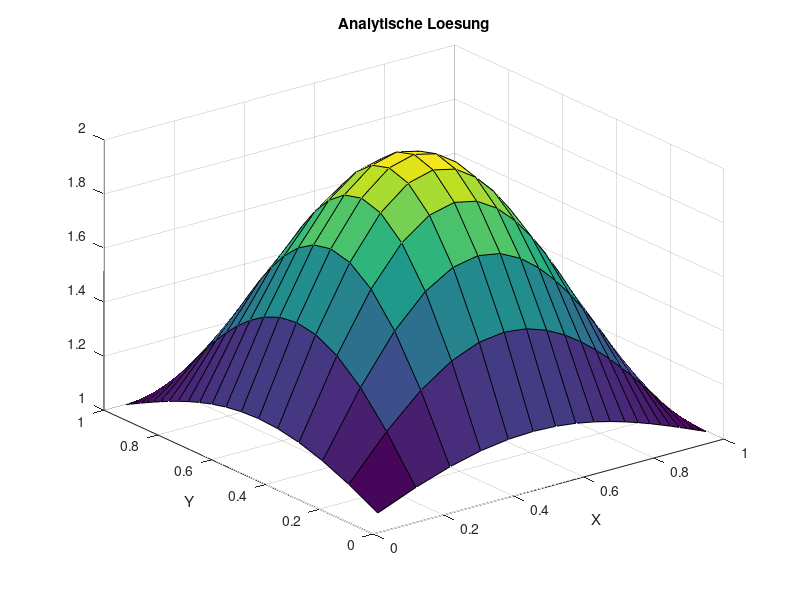
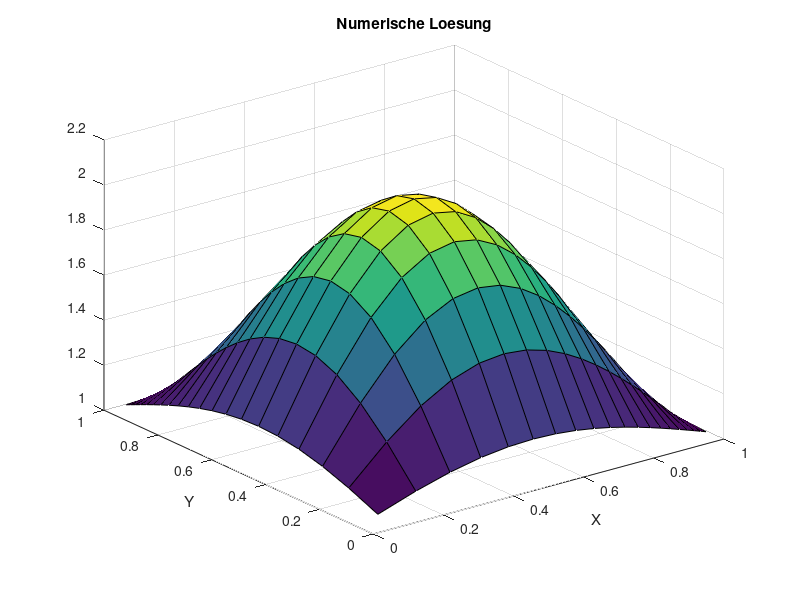
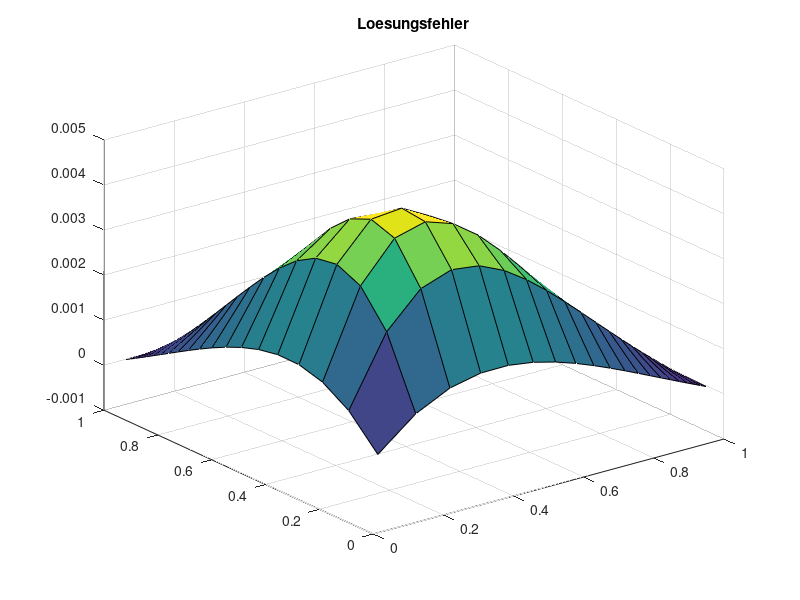
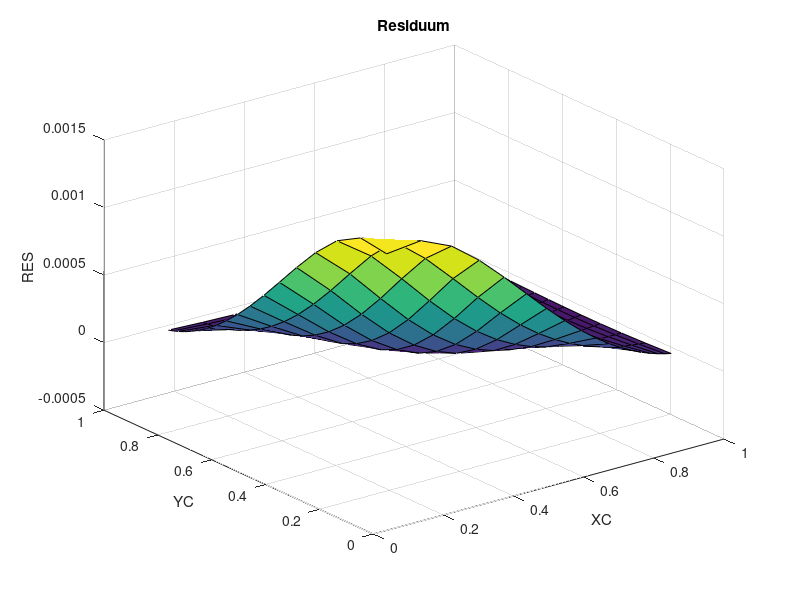

Recreate these plots in MATLAB, in order.
clc
clear all
close all

SOL=@(x,y) sin(pi*x)*sin(pi*y)+1;
MSOL=@(x,y) -2*pi^2*sin(pi*x)*sin(pi*y);
%SOL=@(x,y) sin(pi/2*x)*sin(pi/2*y);
%MSOL=@(x,y) -1*pi^2/2*sin(pi/2*x)*sin(pi/2*y);

DIF=1.0;
XMIN=0.0;
XMAX=1.0;
YMIN=0.0;
YMAX=1.0;
ALPHAX=0.9;
ALPHAY=0.9;
N=20; % KV's in einer Koordinatenrichtung, macht N^2 KV gesamt
NN=N*N;


X = zeros(1,N+1);
for I=1:N+1
  X(I) = XMIN + (ALPHAX^(I-1)-1)/(ALPHAX^N-1)*(XMAX-XMIN);
end

Y = zeros(1,N+1);
for I=1:N+1
  Y(I) = YMIN + (ALPHAY^(I-1)-1)/(ALPHAY^N-1)*(YMAX-YMIN);
end

%NDIVS = 3;
%% N halbieren
%for j=1:NDIVS
%idx =1;
%X2=0;
%for i=1:length(X)+1
  %if mod(i, 2)==1
    %X2(idx)=X(i);
    %idx=idx+1;
  %end
%end
%X=X2;
%N=length(X)-1;
%end

%for j=1:NDIVS
%idx =1;
%Y2=0;
%for i=1:length(Y)+1
  %if mod(i, 2)==1
    %Y2(idx)=Y(i);
    %idx=idx+1;
  %end
%end
%Y=Y2;
%N=length(Y)-1;
%end
%NN=N*N;

XC = (X(1:N)+X(2:N+1))/2;
YC = (Y(1:N)+Y(2:N+1))/2;
XCR = [XMIN, XC, XMAX];
YCR = [YMIN, YC, YMAX];

%%% ANALYTISCHE LÖSUNG
TA = zeros(N, N);
for I=1:N
  for J=1:N
    TA(I, J)=SOL(XC(I), YC(J));
  end
end

figure(1)
surf(XC, YC, TA');
title('Analytische Loesung')
xlabel('X')
ylabel('Y')

%%% FVM Lösung

% Randbedingungen
for I=1:N RBS(I)=SOL(XC(I), 0); end
for I=1:N RBN(I)=SOL(XC(I), 1); end
for I=1:N RBE(I)=SOL(1, YC(I)); end
for I=1:N RBW(I)=SOL(0, YC(I)); end

% Koeffizienten speichern
AP = zeros(N);
AE = zeros(N);
AN = zeros(N);
AW = zeros(N);
AS = zeros(N);

for I=1:N
  for J=1:N
    DX = X(I+1)-X(I);
    DY = Y(J+1)-Y(J);

    DXE = XCR(I+2)-XCR(I+1);
    DXW = XCR(I+1)-XCR(I);

    DYN = YCR(J+2)-YCR(J+1);
    DYS = YCR(J+1)-YCR(J);

    AE(I,J) = DIF*DY/DXE;
    AW(I,J) = DIF*DY/DXW;
    AN(I,J) = DIF*DX/DYN;
    AS(I,J) = DIF*DX/DYS;

    AP(I,J) = -AE(I,J)-AN(I,J)-AW(I,J)-AS(I,J);
  end
end

% Gesamtgleichungssystem aufstellen
A = zeros(NN);
b = zeros(NN, 1);

for J=1:N
  for I=1:N
    IDX = (J-1)*N + I;

    DX = X(I+1)-X(I);
    DY = Y(J+1)-Y(J);
    b(IDX) = MSOL(XC(I),YC(J))*DX*DY;

    % Hauptdiagonale
    A(IDX, IDX) = AP(I,J);

    % Westliche Nebendiagonale
    if mod(IDX,N)==1
      b(IDX) = b(IDX)-AW(I,J)*RBW(J);
    else
      A(IDX, IDX-1) = AW(I,J);
    end

    % Östliche Nebendiagonale
    if mod(IDX,N)==0
      b(IDX) = b(IDX)-AE(I,J)*RBE(J);
    else
      A(IDX, IDX+1) = AE(I,J);
    end

    % Nördliche Nebendiagonale
    if IDX > NN-N
      b(IDX) = b(IDX)-AN(I,J)*RBN(I);
    else
      A(IDX, IDX+N) = AN(I,J);
    end

    % Südliche Nebendiagonale
    if IDX <= N
      b(IDX) = b(IDX)-AS(I,J)*RBS(I);
    else
      A(IDX, IDX-N) = AS(I,J);
    end
  end
end

t=A\b;
T=reshape(t,N,N);

% mit Randwerten
T2 = zeros(N+2);
T2(2:N+1,2:N+1) = T;

figure(2)
surf(XC, YC, T');
title('Numerische Loesung')
xlabel('X')
ylabel('Y')


%%% Lösungsfehler berechnen
SERR=0.0;
ERR=zeros(N);
for I=1:N
  for J=1:N
    ERR(I,J)=T(I, J)-TA(I, J);
    SERR=SERR+ERR(I,J)^2;
  end
end
SERR=sqrt(SERR/NN);

figure(3)
surf(XC, YC, ERR');
title('Loesungsfehler')

fprintf('Summierter Fehler %16.10e NN=%g\n', SERR, NN);

%%% ORDNUNG  BESTIMMEN
ERR5=6.5277704659e-02;
ERR10=1.0773515741e-02;
ERR20=2.2555829695e-03;
ERR40=5.4229194964e-04;
op=log((ERR5)/(ERR10))/log(2);
fprintf('Ordnung des Verfahrens %16.10e \n',op  );
op=log((ERR10)/(ERR20))/log(2);
fprintf('Ordnung des Verfahrens %16.10e \n',op  );
op=log((ERR20)/(ERR40))/log(2);
fprintf('Ordnung des Verfahrens %16.10e \n',op  );



%%% RESIDUUM BERECHNEN
s=zeros(N);
for I=1:N
  for J=1:N
    s(I, J)=SOL(XC(I), YC(J));
  end
end

s=reshape(s, NN, 1);

RES=A*s-b;

RES2 = reshape(RES, N, N);

figure(4)
surf(XC(2:N-1), YC(2:N-1), [RES2(2:N-1,2:N-1)]');
%surf(XC, YC, RES2');

xlabel('XC')
ylabel('YC')
zlabel('RES')
title('Residuum')

%%% Truncation Error berechnen

% b ohne Randwerte
TERR=zeros(N);
b=zeros(N);
for I=1:N
  for J=1:N
    DX = X(I+1)-X(I);
    DY = Y(J+1)-Y(J);
    b(I,J) = MSOL(XC(I),YC(J))*DX*DY;
  end
end

% source term
TERRS=zeros(N);
for I=1:N
  for J=1:N
    % benötigte Werte zwischenspeichern
    XP=XCR(I+1);
    YP=YCR(J+1);
    Xe=X(I+1);
    Xw=X(I);
    Yn=Y(J+1);
    Ys=Y(J);

    DX = Xe-Xw;
    DY = Yn-Ys;
    fP = b(I,J);

    % west
    if I==1
      fE=b(I+1);
      XE=XCR(I+2);

      TERRS1 = 1/(6*DX)*((fE-fP)/(XE-XP)-(fP-RBW(J))/(XP-Xw))*((Xe-XP)^3-(Xw-XP)^3)*DY;
    % east
    elseif I==N
      fW=b(I-1);
      XW=XCR(I);

      TERRS1 = 1/(6*DX)*((RBE(J)-fP)/(Xe-XP)-(fP-fW)/(XP-XW))*((Xe-XP)^3-(Xw-XP)^3)*DY;
    % central
    else
      fE=b(I+1,J);
      XE=XCR(I+2);
      fW=b(I-1,J);
      XW=XCR(I);

      TERRS1 = 1/(6*DX)*((fE-fP)/(XE-XP) - (fP-fW)/(XP-XW))* ((Xe-XP)^3-(Xw-XP)^3)*DY;
    end

    % south
    if J==1
      fN=b(I,J+1);
      YN=YCR(J+2);

      TERRS2 = 1/(6*DY)*((fN-fP)/(YN-YP) - (fP-RBS(I))/(YP-Ys))* ((Yn-YP)^3 - (Ys-YP)^3)*DX;
    % west
    elseif J==N
      fS=b(I,J-1);
      YS=YCR(J);

      TERRS2 = 1/(6*DY)*((RBN(I)-fP)/(Yn-YP) - (fP-fS)/(YP-YS))* ((Yn-YP)^3 - (Ys-YP)^3)*DX;
    % central
    else
      fN=b(I,J+1);
      YN=YCR(J+2);
      fS=b(I,J-1);
      YS=YCR(J);

      TERRS2 = 1/(6*DY)*((fN-fP)/(YN-YP) - (fP-fS)/(YP-YS))* ((Yn-YP)^3 - (Ys-YP)^3)*DX;
    end

    TERRS(I,J) = TERRS1 + TERRS2;
  end
end

TERRDE=zeros(N);
TERRDW=zeros(N);
TERRDN=zeros(N);
TERRDS=zeros(N);
for I=1:N
  for J=1:N
    % benötigte Werte zwischenspeichern
    XP=XCR(I+1);
    YP=YCR(J+1);
    Xe=X(I+1);
    Xw=X(I);
    Yn=Y(J+1);
    Ys=Y(J);

    DX = Xe-Xw;
    DY = Yn-Ys;

    TP=T(I,J);

    % west
    if I==1
      XE=XCR(I+2);
      TE=T(I+1,J);
      Xee=X(I+2);

      XEE=XCR(I+3);
      TEE=T(I+2,J);

      De = (Xe-XP)/(XE-XP);
      Te = De * TE + (1-De) * TP;

      TERRDE(I,J) = 1/(2*(XE-XP))*((TEE-TP)/(XEE-XP)-(TE-RBW(J))/(XE-Xw))...
        * (((XP-Xe)^2-(XE-Xe)^2)/(XE-XP))...
        + (1/(Xee-Xe)*((TEE-TE)/(XEE-XE)-(TE-TP)/(XE-XP)) - 1/(Xe-Xw)*((TE-TP)/(XE-XP)-(TP-RBW(J))/(XP-Xw)))...
        * 1/(6*(XE-XP))*(((XP-Xe)^3-(XE-Xe)^3)/(XE-XP))...
        + (1/(Xee-Xe)*((TEE-TE)/(XEE-XE)-(TE-TP)/(XE-XP)) - 1/(Xe-Xw)*((TE-TP)/(XE-XP)-(TP-RBW(J))/(XP-Xw)))...
        * 1/(6*(XE-XP)) * ((Yn-YP)^3 - (Ys-YP)^3);

      TERRDW(I,J) = -1/2*((Te-RBW(J))/(Xe-Xw) - (TP-RBW(J))/(XP-Xw));

    % west +1
    elseif I==2
      XE=XCR(I+2);
      TE=T(I+1,J);
      Xee=X(I+2);

      XEE=XCR(I+3);
      TEE=T(I+2,J);

      XW=XCR(I);
      TW=T(I-1,J);
      Xww=X(I-1);

      TERRDE(I,J) = 1/(2*(XE-XP))*((TEE-TP)/(XEE-XP)-(TE-TW)/(XE-XW))...
        * (((XP-Xe)^2-(XE-Xe)^2)/(XE-XP))...
        + (1/(Xee-Xe)*((TEE-TE)/(XEE-XE)-(TE-TP)/(XE-XP)) - 1/(Xe-Xw)*((TE-TP)/(XE-XP)-(TP-TW)/(XP-XW)))...
        * 1/(6*(XE-XP))*(((XP-Xe)^3-(XE-Xe)^3)/(XE-XP))...
        + (1/(Xee-Xe)*((TEE-TE)/(XEE-XE)-(TE-TP)/(XE-XP)) - 1/(Xe-Xw)*((TE-TP)/(XE-XP)-(TP-TW)/(XP-XW)))...
        * 1/(6*(XE-XP)) * ((Yn-YP)^3 - (Ys-YP)^3);

      TERRDW(I,J) = 1/(2*(XP-XW))*((TE-TW)/(XE-XW)-(TP-RBW(J))/(XP-Xww))...
        * (((XW-Xw)^2-(XP-Xw)^2)/(XP-XW))...
        + (1/(Xe-Xw)*((TE-TP)/(XE-XP)-(TP-TW)/(XP-XW)) - 1/(Xw-Xww)*((TP-TW)/(XP-XW)-(TW-RBW(J))/(XW-Xww)))...
        * 1/(6*(XP-XW))*(((XW-Xw)^3-(XP-Xw)^3)/(XP-XW))...
        + (1/(Xe-Xw)*((TE-TP)/(XE-XP)-(TP-TW)/(XP-XW)) - 1/(Xw-Xww)*((TP-TW)/(XP-XW)-(TW-RBW(J))/(XW-Xww)))...
        * 1/(6*(XP-XW)) * ((Yn-YP)^3 - (Ys-YP)^3);

    % east -1
    elseif I==N-1
      XE=XCR(I+2);
      TE=T(I+1,J);
      Xee=X(I+2);

      XW=XCR(I);
      TW=T(I-1,J);
      Xww=X(I-1);

      XWW=XCR(I-1);
      TWW=T(I-2,J);

      TERRDE(I,J) = 1/(2*(XE-XP))*((RBE(J)-TP)/(Xee-XP)-(TE-TW)/(XE-XW))...
        * (((XP-Xe)^2-(XE-Xe)^2)/(XE-XP))...
        + (1/(Xee-Xe)*((RBE(J)-TE)/(Xee-XE)-(TE-TP)/(XE-XP)) - 1/(Xe-Xw)*((TE-TP)/(XE-XP)-(TP-TW)/(XP-XW)))...
        * 1/(6*(XE-XP))*(((XP-Xe)^3-(XE-Xe)^3)/(XE-XP))...
        + (1/(Xee-Xe)*((RBE(J)-TE)/(Xee-XE)-(TE-TP)/(XE-XP)) - 1/(Xe-Xw)*((TE-TP)/(XE-XP)-(TP-TW)/(XP-XW)))...
        * 1/(6*(XE-XP)) * ((Yn-YP)^3 - (Ys-YP)^3);

      TERRDW(I,J) = 1/(2*(XP-XW))*((TE-TW)/(XE-XW)-(TP-TWW)/(XP-XWW))...
        * (((XW-Xw)^2-(XP-Xw)^2)/(XP-XW))...
        + (1/(Xe-Xw)*((TE-TP)/(XE-XP)-(TP-TW)/(XP-XW)) - 1/(Xw-Xww)*((TP-TW)/(XP-XW)-(TW-TWW)/(XW-XWW)))...
        * 1/(6*(XP-XW))*(((XW-Xw)^3-(XP-Xw)^3)/(XP-XW))...
        + (1/(Xe-Xw)*((TE-TP)/(XE-XP)-(TP-TW)/(XP-XW)) - 1/(Xw-Xww)*((TP-TW)/(XP-XW)-(TW-TWW)/(XW-XWW)))...
        * 1/(6*(XP-XW)) * ((Yn-YP)^3 - (Ys-YP)^3);

    % east
    elseif I==N
      XW=XCR(I);
      TW=T(I-1,J);
      Xww=X(I-1);

      XWW=XCR(I-1);
      TWW=T(I-2,J);

      Dw = (XP-Xw)/(XP-XW);
      Tw = Dw * TW + (1-Dw)*TP;

      TERRDE(I,J) = 1/2*((RBE(J)-TP)/(Xe-XP) - (RBE(J)-Tw)/(Xe-Xw));

      TERRDW(I,J) = 1/(2*(XP-XW))*((RBE(J)-TW)/(Xe-XW)-(TP-TWW)/(XP-XWW))...
        * (((XW-Xw)^2-(XP-Xw)^2)/(XP-XW))...
        + (1/(Xe-Xw)*((RBE(J)-TP)/(Xe-XP)-(TP-TW)/(XP-XW)) - 1/(Xw-Xww)*((TP-TW)/(XP-XW)-(TW-TWW)/(XW-XWW)))...
        * 1/(6*(XP-XW))*(((XW-Xw)^3-(XP-Xw)^3)/(XP-XW))...
        + (1/(Xe-Xw)*((RBE(J)-TP)/(Xe-XP)-(TP-TW)/(XP-XW)) - 1/(Xw-Xww)*((TP-TW)/(XP-XW)-(TW-TWW)/(XW-XWW)))...
        * 1/(6*(XP-XW)) * ((Yn-YP)^3 - (Ys-YP)^3);

    else
      XW=XCR(I);
      TW=T(I-1,J);
      Xww=X(I-1);

      XE=XCR(I+2);
      TE=T(I+1,J);
      Xee=X(I+2);

      XWW=XCR(I-1);
      TWW=T(I-2,J);

      XEE=XCR(I+3);
      TEE=T(I+2,J);

      TERRDE(I,J) = 1/(2*(XE-XP))*((TEE-TP)/(XEE-XP)-(TE-TW)/(XE-XW))...
        * (((XP-Xe)^2-(XE-Xe)^2)/(XE-XP))...
        + (1/(Xee-Xe)*((TEE-TE)/(XEE-XE)-(TE-TP)/(XE-XP)) - 1/(Xe-Xw)*((TE-TP)/(XE-XP)-(TP-TW)/(XP-XW)))...
        * 1/(6*(XE-XP))*(((XP-Xe)^3-(XE-Xe)^3)/(XE-XP))...
        + (1/(Xee-Xe)*((TEE-TE)/(XEE-XE)-(TE-TP)/(XE-XP)) - 1/(Xe-Xw)*((TE-TP)/(XE-XP)-(TP-TW)/(XP-XW)))...
        * 1/(6*(XE-XP)) * ((Yn-YP)^3 - (Ys-YP)^3);

      TERRDW(I,J) = 1/(2*(XP-XW))*((TE-TW)/(XE-XW)-(TP-TWW)/(XP-XWW))...
        * (((XW-Xw)^2-(XP-Xw)^2)/(XP-XW))...
        + (1/(Xe-Xw)*((TE-TP)/(XE-XP)-(TP-TW)/(XP-XW)) - 1/(Xw-Xww)*((TP-TW)/(XP-XW)-(TW-TWW)/(XW-XWW)))...
        * 1/(6*(XP-XW))*(((XW-Xw)^3-(XP-Xw)^3)/(XP-XW))...
        + (1/(Xe-Xw)*((TE-TP)/(XE-XP)-(TP-TW)/(XP-XW)) - 1/(Xw-Xww)*((TP-TW)/(XP-XW)-(TW-TWW)/(XW-XWW)))...
        * 1/(6*(XP-XW)) * ((Yn-YP)^3 - (Ys-YP)^3);
    end






    % south
    if J==1
      YN=YCR(J+2);
      Ynn=Y(J+2);
      TN=T(I,J+1);

      YNN=YCR(J+3);
      TNN=T(I,J+2);

      Dn = (Yn-YP)/(YN-YP);
      Tn = Dn * TN + (1-Dn) * TP;

      TERRDN(I,J) = 1/(2*(YN-YP))*((TNN-TP)/(YNN-YP)-(TN-RBS(I))/(YN-Ys))...
        * (((YP-Yn)^2-(YN-Yn)^2)/(YN-YP))...
        + (1/(Ynn-Yn)*((TNN-TN)/(YNN-YN)-(TN-TP)/(YN-YP)) - 1/(Yn-Ys)*((TN-TP)/(YN-YP)-(TP-RBS(I))/(YP-Ys)))...
        * 1/(6*(YN-YP))*(((YP-Yn)^3-(YN-Yn)^3)/(YN-YP))...
        + (1/(Ynn-Yn)*((TNN-TN)/(YNN-YN)-(TN-TP)/(YN-YP)) - 1/(Yn-Ys)*((TN-TP)/(YN-YP)-(TP-RBS(I))/(YP-Ys)))...
        * 1/(6*(YN-YP)) * ((Xe-XP)^3 - (Xw-XP)^3);

      TERRDW(I,J) = -1/2*((Tn-RBS(I))/(Yn-Ys) - (TP-RBS(I))/(YP-Ys));

    % south +1
    elseif J==2
      YN=YCR(J+2);
      Ynn=Y(J+2);
      TN=T(I,J+1);

      YS=YCR(J);
      Yss=Y(J-1);
      TS=T(I,J-1);

      YNN=YCR(J+3);
      TNN=T(I,J+2);

      TERRDN(I,J) = 1/(2*(YN-YP))*((TNN-TP)/(YNN-YP)-(TN-TS)/(YN-YS))...
        * (((YP-Yn)^2-(YN-Yn)^2)/(YN-YP))...
        + (1/(Ynn-Yn)*((TNN-TN)/(YNN-YN)-(TN-TP)/(YN-YP)) - 1/(Yn-Ys)*((TN-TP)/(YN-YP)-(TP-TS)/(YP-YS)))...
        * 1/(6*(YN-YP))*(((YP-Yn)^3-(YN-Yn)^3)/(YN-YP))...
        + (1/(Ynn-Yn)*((TNN-TN)/(YNN-YN)-(TN-TP)/(YN-YP)) - 1/(Yn-Ys)*((TN-TP)/(YN-YP)-(TP-TS)/(YP-YS)))...
        * 1/(6*(YN-YP)) * ((Xe-XP)^3 - (Xw-XP)^3);

      TERRDS(I,J) = 1/(2*(YP-YS))*((TN-TS)/(YN-YS)-(TP-RBS(I))/(YP-Yss))...
        * (((YS-Ys)^2-(YP-Ys)^2)/(YP-YS))...
        + (1/(Yn-Ys)*((TN-TP)/(YN-YP)-(TP-TS)/(YP-YS)) - 1/(Ys-Yss)*((TP-TS)/(YP-YS)-(TS-RBS(I))/(YS-Yss)))...
        * 1/(6*(YP-YS))*(((YS-Ys)^3-(YP-Ys)^3)/(YP-YS))...
        + (1/(Yn-Ys)*((TN-TP)/(YN-YP)-(TP-TS)/(YP-YS)) - 1/(Ys-Yss)*((TP-TS)/(YP-YS)-(TS-RBS(I))/(YS-Yss)))...
        * 1/(6*(YP-YS)) * ((Xe-XP)^3 - (Xw-XP)^3);

    % north -1
    elseif J==N-1
      YN=YCR(J+2);
      Ynn=Y(J+2);
      TN=T(I,J+1);

      YS=YCR(J);
      Yss=Y(J-1);
      TS=T(I,J-1);

      YSS=YCR(J-1);
      TSS=T(I,J-2);

      TERRDN(I,J) = 1/(2*(YN-YP))*((RBN(I)-TP)/(Ynn-YP)-(TN-TS)/(YN-YS))...
        * (((YP-Yn)^2-(YN-Yn)^2)/(YN-YP))...
        + (1/(Ynn-Yn)*((RBN(I)-TN)/(Ynn-YN)-(TN-TP)/(YN-YP)) - 1/(Yn-Ys)*((TN-TP)/(YN-YP)-(TP-TS)/(YP-YS)))...
        * 1/(6*(YN-YP))*(((YP-Yn)^3-(YN-Yn)^3)/(YN-YP))...
        + (1/(Ynn-Yn)*((RBN(I)-TN)/(Ynn-YN)-(TN-TP)/(YN-YP)) - 1/(Yn-Ys)*((TN-TP)/(YN-YP)-(TP-TS)/(YP-YS)))...
        * 1/(6*(YN-YP)) * ((Xe-XP)^3 - (Xw-XP)^3);

      TERRDS(I,J) = 1/(2*(YP-YS))*((TN-TS)/(YN-YS)-(TP-TSS)/(YP-YSS))...
        * (((YS-Ys)^2-(YP-Ys)^2)/(YP-YS))...
        + (1/(Yn-Ys)*((TN-TP)/(YN-YP)-(TP-TS)/(YP-YS)) - 1/(Ys-Yss)*((TP-TS)/(YP-YS)-(TS-TSS)/(YS-YSS)))...
        * 1/(6*(YP-YS))*(((YS-Ys)^3-(YP-Ys)^3)/(YP-YS))...
        + (1/(Yn-Ys)*((TN-TP)/(YN-YP)-(TP-TS)/(YP-YS)) - 1/(Ys-Yss)*((TP-TS)/(YP-YS)-(TS-TSS)/(YS-YSS)))...
        * 1/(6*(YP-YS)) * ((Xe-XP)^3 - (Xw-XP)^3);

    % north
    elseif J==N
      YS=YCR(J);
      Yss=Y(J-1);
      TS=T(I,J-1);

      YSS=YCR(J-1);
      TSS=T(I,J-2);

      Ds = (YP-Ys)/(YP-YS);
      Ts = Ds * TS + (1-Ds)*TP;

      TERRDN(I,J) = 1/2*((RBN(I)-TP)/(Yn-YP) - (RBN(I)-Ts)/(Yn-Ys));

      TERRDS(I,J) = 1/(2*(YP-YS))*((RBN(I)-TS)/(Yn-YS)-(TP-TSS)/(YP-YSS))...
        * (((YS-Ys)^2-(YP-Ys)^2)/(YP-YS))...
        + (1/(Yn-Ys)*((RBN(I)-TP)/(Yn-YP)-(TP-TS)/(YP-YS)) - 1/(Ys-Yss)*((TP-TS)/(YP-YS)-(TS-TSS)/(YS-YSS)))...
        * 1/(6*(YP-YS))*(((YS-Ys)^3-(YP-Ys)^3)/(YP-YS))...
        + (1/(Yn-Ys)*((RBN(I)-TP)/(Yn-YP)-(TP-TS)/(YP-YS)) - 1/(Ys-Yss)*((TP-TS)/(YP-YS)-(TS-TSS)/(YS-YSS)))...
        * 1/(6*(YP-YS)) * ((Xe-XP)^3 - (Xw-XP)^3);

    % else
    else
      YN=YCR(J+2);
      Ynn=Y(J+2);
      TN=T(I,J+1);

      YS=YCR(J);
      Yss=Y(J-1);
      TS=T(I,J-1);

      YSS=YCR(J-1);
      TSS=T(I,J-2);

      YNN=YCR(J+3);
      TNN=T(I,J+2);

      TERRDN(I,J) = 1/(2*(YN-YP))*((TNN-TP)/(YNN-YP)-(TN-TS)/(YN-YS))...
        * (((YP-Yn)^2-(YN-Yn)^2)/(YN-YP))...
        + (1/(Ynn-Yn)*((TNN-TN)/(YNN-YN)-(TN-TP)/(YN-YP)) - 1/(Yn-Ys)*((TN-TP)/(YN-YP)-(TP-TS)/(YP-YS)))...
        * 1/(6*(YN-YP))*(((YP-Yn)^3-(YN-Yn)^3)/(YN-YP))...
        + (1/(Ynn-Yn)*((TNN-TN)/(YNN-YN)-(TN-TP)/(YN-YP)) - 1/(Yn-Ys)*((TN-TP)/(YN-YP)-(TP-TS)/(YP-YS)))...
        * 1/(6*(YN-YP)) * ((Xe-XP)^3 - (Xw-XP)^3);

      TERRDS(I,J) = 1/(2*(YP-YS))*((TN-TS)/(YN-YS)-(TP-TSS)/(YP-YSS))...
        * (((YS-Ys)^2-(YP-Ys)^2)/(YP-YS))...
        + (1/(Yn-Ys)*((TN-TP)/(YN-YP)-(TP-TS)/(YP-YS)) - 1/(Ys-Yss)*((TP-TS)/(YP-YS)-(TS-TSS)/(YS-YSS)))...
        * 1/(6*(YP-YS))*(((YS-Ys)^3-(YP-Ys)^3)/(YP-YS))...
        + (1/(Yn-Ys)*((TN-TP)/(YN-YP)-(TP-TS)/(YP-YS)) - 1/(Ys-Yss)*((TP-TS)/(YP-YS)-(TS-TSS)/(YS-YSS)))...
        * 1/(6*(YP-YS)) * ((Xe-XP)^3 - (Xw-XP)^3);
    end

    TERR(I,J) = TERRS(I,J) - TERRDE(I,J)*DY + TERRDW(I,J)*DY - TERRDN(I,J)*DX + TERRDS(I,J)*DX;
  end
end

for I=1:N
  for J=1:N
  end
end

figure(5)

surf(XC(2:N-1), YC(2:N-1), TERR(2:N-1,2:N-1)');
%surf(XC, YC, TERR');
title('TE');
xlabel('x');
ylabel('y');


RESTE = RES2-TERR;
figure(6)
surf(XC(3:N-2), YC(3:N-2), RESTE(3:N-2, 3:N-2)');
%surf(XC, YC, RESTE');
title('RES-TE');
